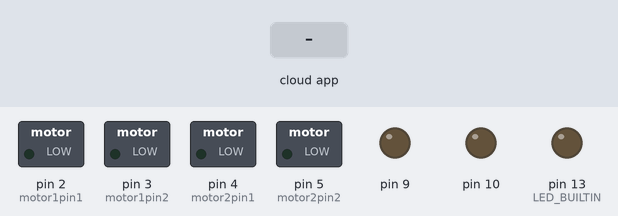
Recording of a sketch running on a simulated Arduino Uno, built with avr-gcc and run on an emulated ATmega328P. Shown: switched loads named in the sketch (green lamp = pin HIGH), output pins drawn as LEDs (lit = HIGH). Inputs (shaded band) come from the test bench. The ROS host is connected and sends only what is stated; what the sketch prints to the serial monitor is not drawn.

Above: at 1.2 s.
1.3 s: the phone or cloud app sets linear.x to 100
At 2.5 s:
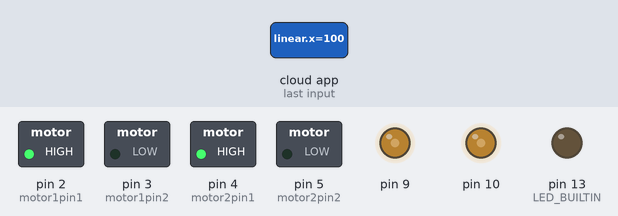
2.8 s: the phone or cloud app sets angular.z to -100
At 3.8 s:
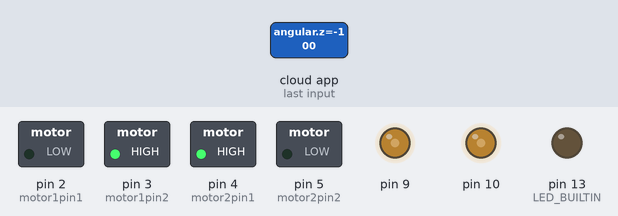
4.3 s: the phone or cloud app sets angular.z to 100
At 5.0 s:
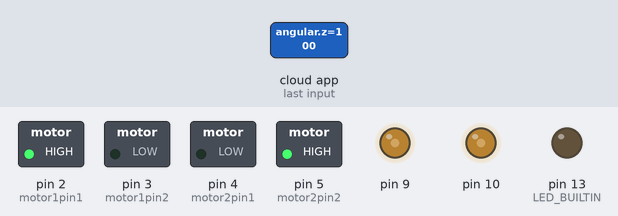
5.8 s: the phone or cloud app sets angular.z to 0
At 6.1 s:
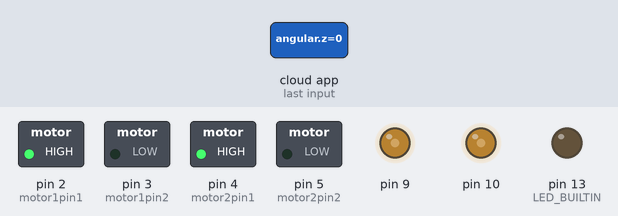
7.3 s: the phone or cloud app sets linear.x to 0
At 8.4 s:
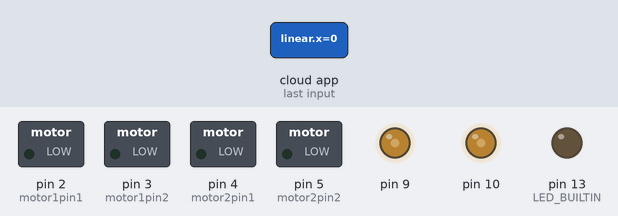
Timing chart, 0 to 9.8 s (numbered marks = the images above; inputs shaded):
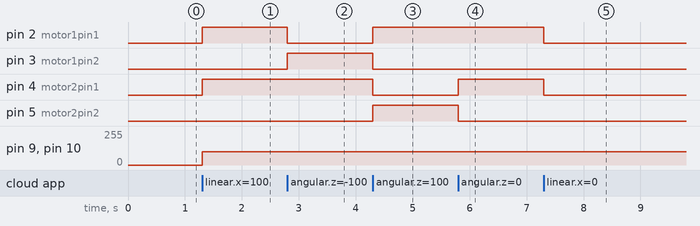

Measured:
- after the input at 1.3 s, pin 2 (motor1pin1), pin 4 (motor2pin1): LOW → HIGH at once; pin 9, pin 10: 0/255 → 100/255 at once
- after the input at 2.8 s, pin 2 (motor1pin1): HIGH → LOW at once; pin 3 (motor1pin2): LOW → HIGH at once
- after the input at 4.3 s, pin 2 (motor1pin1), pin 5 (motor2pin2): LOW → HIGH at once; pin 3 (motor1pin2), pin 4 (motor2pin1): HIGH → LOW at once
- after the input at 5.8 s, pin 4 (motor2pin1): LOW → HIGH at once; pin 5 (motor2pin2): HIGH → LOW at once
- after the input at 7.3 s, pin 2 (motor1pin1), pin 4 (motor2pin1): HIGH → LOW at once

The sketch:

rosdeneme.ino
```cpp
#include <ros.h>
#include <std_msgs/String.h>
#include <std_msgs/Empty.h>
#include <geometry_msgs/Twist.h>

int motor1pin1 = 2;
int motor1pin2 = 3;

int motor2pin1 = 4;
int motor2pin2 = 5;
ros::NodeHandle  nh;

void messageCb(const geometry_msgs::Twist &msg){

  float x = msg.linear.x;
  float z = msg.angular.z;
  if(x > 0.0 )
  {
    ileri_git();
  }
  if(z > 0.0)
  {
    sag_don();
  }
  if(z< 0.0)
  {
    sol_don();
  }
  if (x==0.0 && z==0.0)
  {
    dur();
  }
}

void ileri_git()
{
  analogWrite(9, 100);
  analogWrite(10, 100);
  digitalWrite(motor1pin1, HIGH);
  digitalWrite(motor1pin2, LOW);
  digitalWrite(motor2pin1, HIGH);
  digitalWrite(motor2pin2, LOW);
}

void sag_don()
{
  analogWrite(9, 100);
  analogWrite(10, 100);
  digitalWrite(motor1pin1, HIGH);
  digitalWrite(motor1pin2, LOW);
  digitalWrite(motor2pin1, LOW);
  digitalWrite(motor2pin2, HIGH);
}
void sol_don()
{
  analogWrite(9, 100);
  analogWrite(10, 100);
  digitalWrite(motor1pin1, LOW);
  digitalWrite(motor1pin2, HIGH);
  digitalWrite(motor2pin1, HIGH);
  digitalWrite(motor2pin2, LOW);
}

void dur(){
  digitalWrite(motor1pin1, LOW);
  digitalWrite(motor1pin2, LOW);
  digitalWrite(motor2pin1, LOW);
  digitalWrite(motor2pin2, LOW);
}
ros::Subscriber<geometry_msgs::Twist> sub("cmd_vel", &messageCb );
bool _connected = false;

void setup()
{
  Serial.begin(57600);
  pinMode(motor1pin1, OUTPUT);
  pinMode(motor1pin2, OUTPUT);
  pinMode(motor2pin1, OUTPUT);
  pinMode(motor2pin2, OUTPUT);
  pinMode(9, OUTPUT);
  pinMode(10, OUTPUT);
  pinMode(LED_BUILTIN, OUTPUT);
  nh.initNode();
  nh.subscribe(sub);
}

void loop()
{
  if (!rosConnected())
  {
    stop();}
  nh.spinOnce();
}

bool rosConnected()
{
  // If value changes, notify via LED and console.
  bool connected = nh.connected();
  if (_connected != connected)
  {
    _connected = connected;
    digitalWrite(LED_BUILTIN, !connected); // false -> on, true -> off
    Serial.println(connected ? "ROS connected" : "ROS disconnected");
  }
  return connected;
}

void stop(){
  Serial.println("dur");
}
```
